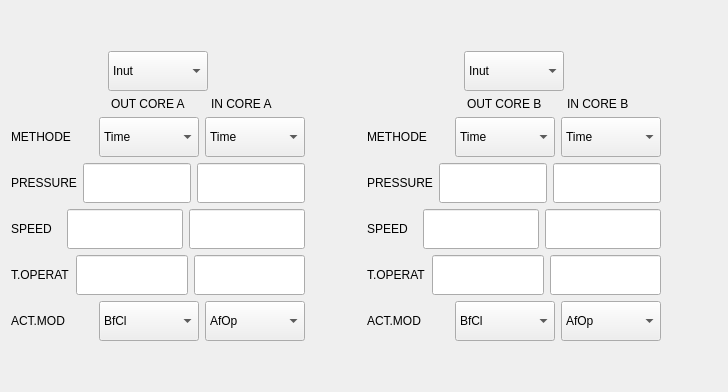
              <widget class="QWidget" name="tab_16">
               <attribute name="title">
                <string>Core</string>
               </attribute>
               <layout class="QVBoxLayout" name="verticalLayout_39">
                <item>
                 <spacer name="verticalSpacer_24">
                  <property name="orientation">
                   <enum>Qt::Vertical</enum>
                  </property>
                  <property name="sizeHint" stdset="0">
                   <size>
                    <width>20</width>
                    <height>40</height>
                   </size>
                  </property>
                 </spacer>
                </item>
                <item>
                 <layout class="QHBoxLayout" name="horizontalLayout_59">
                  <item>
                   <layout class="QVBoxLayout" name="verticalLayout_36">
                    <item>
                     <layout class="QHBoxLayout" name="horizontalLayout_64">
                      <item>
                       <widget class="QLabel" name="label_53">
                        <property name="minimumSize">
                         <size>
                          <width>50</width>
                          <height>0</height>
                         </size>
                        </property>
                        <property name="text">
                         <string/>
                        </property>
                       </widget>
                      </item>
                      <item>
                       <widget class="QComboBox" name="comboBox_10">
                        <property name="minimumSize">
                         <size>
                          <width>100</width>
                          <height>40</height>
                         </size>
                        </property>
                        <property name="toolTip">
                         <string>Com Accl</string>
                        </property>
                        <property name="sizeAdjustPolicy">
                         <enum>QComboBox::AdjustToContentsOnFirstShow</enum>
                        </property>
                        <item>
                         <property name="text">
                          <string>Inut</string>
                         </property>
                        </item>
                        <item>
                         <property name="text">
                          <string>Core</string>
                         </property>
                        </item>
                       </widget>
                      </item>
                      <item>
                       <widget class="QLabel" name="label_52">
                        <property name="minimumSize">
                         <size>
                          <width>50</width>
                          <height>0</height>
                         </size>
                        </property>
                        <property name="text">
                         <string/>
                        </property>
                       </widget>
                      </item>
                     </layout>
                    </item>
                    <item>
                     <layout class="QHBoxLayout" name="horizontalLayout_68">
                      <item>
                       <widget class="QLabel" name="label_60">
                        <property name="minimumSize">
                         <size>
                          <width>50</width>
                          <height>0</height>
                         </size>
                        </property>
                        <property name="text">
                         <string/>
                        </property>
                       </widget>
                      </item>
                      <item>
                       <widget class="QLabel" name="label_59">
                        <property name="minimumSize">
                         <size>
                          <width>70</width>
                          <height>0</height>
                         </size>
                        </property>
                        <property name="text">
                         <string>OUT CORE A</string>
                        </property>
                       </widget>
                      </item>
                      <item>
                       <widget class="QLabel" name="label_58">
                        <property name="minimumSize">
                         <size>
                          <width>70</width>
                          <height>0</height>
                         </size>
                        </property>
                        <property name="text">
                         <string>IN CORE A</string>
                        </property>
                       </widget>
                      </item>
                     </layout>
                    </item>
                    <item>
                     <layout class="QHBoxLayout" name="horizontalLayout_75">
                      <item>
                       <widget class="QLabel" name="label_61">
                        <property name="minimumSize">
                         <size>
                          <width>50</width>
                          <height>0</height>
                         </size>
                        </property>
                        <property name="text">
                         <string>METHODE</string>
                        </property>
                       </widget>
                      </item>
                      <item>
                       <widget class="QComboBox" name="comboBox_16">
                        <property name="minimumSize">
                         <size>
                          <width>100</width>
                          <height>40</height>
                         </size>
                        </property>
                        <property name="toolTip">
                         <string>Com Accl</string>
                        </property>
                        <property name="sizeAdjustPolicy">
                         <enum>QComboBox::AdjustToContentsOnFirstShow</enum>
                        </property>
                        <item>
                         <property name="text">
                          <string>Time</string>
                         </property>
                        </item>
                        <item>
                         <property name="text">
                          <string>Limit</string>
                         </property>
                        </item>
                       </widget>
                      </item>
                      <item>
                       <widget class="QComboBox" name="comboBox_17">
                        <property name="minimumSize">
                         <size>
                          <width>100</width>
                          <height>40</height>
                         </size>
                        </property>
                        <property name="toolTip">
                         <string>Com Accl</string>
                        </property>
                        <property name="sizeAdjustPolicy">
                         <enum>QComboBox::AdjustToContentsOnFirstShow</enum>
                        </property>
                        <item>
                         <property name="text">
                          <string>Time</string>
                         </property>
                        </item>
                        <item>
                         <property name="text">
                          <string>Limit</string>
                         </property>
                        </item>
                       </widget>
                      </item>
                     </layout>
                    </item>
                    <item>
                     <layout class="QHBoxLayout" name="horizontalLayout_65">
                      <item>
                       <widget class="QLabel" name="label_55">
                        <property name="minimumSize">
                         <size>
                          <width>50</width>
                          <height>0</height>
                         </size>
                        </property>
                        <property name="text">
                         <string>PRESSURE</string>
                        </property>
                       </widget>
                      </item>
                      <item>
                       <widget class="QLineEdit" name="lineEdit_230">
                        <property name="minimumSize">
                         <size>
                          <width>40</width>
                          <height>40</height>
                         </size>
                        </property>
                        <property name="alignment">
                         <set>Qt::AlignCenter</set>
                        </property>
                        <property name="placeholderText">
                         <string/>
                        </property>
                       </widget>
                      </item>
                      <item>
                       <widget class="QLineEdit" name="lineEdit_235">
                        <property name="minimumSize">
                         <size>
                          <width>40</width>
                          <height>40</height>
                         </size>
                        </property>
                        <property name="alignment">
                         <set>Qt::AlignCenter</set>
                        </property>
                        <property name="placeholderText">
                         <string/>
                        </property>
                       </widget>
                      </item>
                     </layout>
                    </item>
                    <item>
                     <layout class="QHBoxLayout" name="horizontalLayout_67">
                      <item>
                       <widget class="QLabel" name="label_57">
                        <property name="minimumSize">
                         <size>
                          <width>50</width>
                          <height>0</height>
                         </size>
                        </property>
                        <property name="text">
                         <string>SPEED</string>
                        </property>
                       </widget>
                      </item>
                      <item>
                       <widget class="QLineEdit" name="lineEdit_231">
                        <property name="minimumSize">
                         <size>
                          <width>40</width>
                          <height>40</height>
                         </size>
                        </property>
                        <property name="alignment">
                         <set>Qt::AlignCenter</set>
                        </property>
                        <property name="placeholderText">
                         <string/>
                        </property>
                       </widget>
                      </item>
                      <item>
                       <widget class="QLineEdit" name="lineEdit_233">
                        <property name="minimumSize">
                         <size>
                          <width>40</width>
                          <height>40</height>
                         </size>
                        </property>
                        <property name="alignment">
                         <set>Qt::AlignCenter</set>
                        </property>
                        <property name="placeholderText">
                         <string/>
                        </property>
                       </widget>
                      </item>
                     </layout>
                    </item>
                    <item>
                     <layout class="QHBoxLayout" name="horizontalLayout_66">
                      <item>
                       <widget class="QLabel" name="label_56">
                        <property name="minimumSize">
                         <size>
                          <width>50</width>
                          <height>0</height>
                         </size>
                        </property>
                        <property name="text">
                         <string>T.OPERAT</string>
                        </property>
                       </widget>
                      </item>
                      <item>
                       <widget class="QLineEdit" name="lineEdit_232">
                        <property name="minimumSize">
                         <size>
                          <width>40</width>
                          <height>40</height>
                         </size>
                        </property>
                        <property name="alignment">
                         <set>Qt::AlignCenter</set>
                        </property>
                        <property name="placeholderText">
                         <string/>
                        </property>
                       </widget>
                      </item>
                      <item>
                       <widget class="QLineEdit" name="lineEdit_234">
                        <property name="minimumSize">
                         <size>
                          <width>40</width>
                          <height>40</height>
                         </size>
                        </property>
                        <property name="alignment">
                         <set>Qt::AlignCenter</set>
                        </property>
                        <property name="placeholderText">
                         <string/>
                        </property>
                       </widget>
                      </item>
                     </layout>
                    </item>
                    <item>
                     <layout class="QHBoxLayout" name="horizontalLayout_69">
                      <item>
                       <widget class="QLabel" name="label_54">
                        <property name="minimumSize">
                         <size>
                          <width>50</width>
                          <height>0</height>
                         </size>
                        </property>
                        <property name="text">
                         <string>ACT.MOD</string>
                        </property>
                       </widget>
                      </item>
                      <item>
                       <widget class="QComboBox" name="comboBox_11">
                        <property name="minimumSize">
                         <size>
                          <width>100</width>
                          <height>40</height>
                         </size>
                        </property>
                        <property name="toolTip">
                         <string>Com Accl</string>
                        </property>
                        <property name="sizeAdjustPolicy">
                         <enum>QComboBox::AdjustToContentsOnFirstShow</enum>
                        </property>
                        <item>
                         <property name="text">
                          <string>BfCl</string>
                         </property>
                        </item>
                        <item>
                         <property name="text">
                          <string>AfCl</string>
                         </property>
                        </item>
                       </widget>
                      </item>
                      <item>
                       <widget class="QComboBox" name="comboBox_12">
                        <property name="minimumSize">
                         <size>
                          <width>100</width>
                          <height>40</height>
                         </size>
                        </property>
                        <property name="toolTip">
                         <string>Com Accl</string>
                        </property>
                        <property name="sizeAdjustPolicy">
                         <enum>QComboBox::AdjustToContentsOnFirstShow</enum>
                        </property>
                        <item>
                         <property name="text">
                          <string>AfOp</string>
                         </property>
                        </item>
                        <item>
                         <property name="text">
                          <string>BfOp</string>
                         </property>
                        </item>
                       </widget>
                      </item>
                     </layout>
                    </item>
                   </layout>
                  </item>
                  <item>
                   <widget class="QLabel" name="label_96">
                    <property name="minimumSize">
                     <size>
                      <width>50</width>
                      <height>0</height>
                     </size>
                    </property>
                    <property name="text">
                     <string/>
                    </property>
                   </widget>
                  </item>
                  <item>
                   <layout class="QVBoxLayout" name="verticalLayout_37">
                    <item>
                     <layout class="QHBoxLayout" name="horizontalLayout_70">
                      <item>
                       <widget class="QLabel" name="label_62">
                        <property name="minimumSize">
                         <size>
                          <width>50</width>
                          <height>0</height>
                         </size>
                        </property>
                        <property name="text">
                         <string/>
                        </property>
                       </widget>
                      </item>
                      <item>
                       <widget class="QComboBox" name="comboBox_13">
                        <property name="minimumSize">
                         <size>
                          <width>100</width>
                          <height>40</height>
                         </size>
                        </property>
                        <property name="toolTip">
                         <string>Com Accl</string>
                        </property>
                        <property name="sizeAdjustPolicy">
                         <enum>QComboBox::AdjustToContentsOnFirstShow</enum>
                        </property>
                        <item>
                         <property name="text">
                          <string>Inut</string>
                         </property>
                        </item>
                        <item>
                         <property name="text">
                          <string>Core</string>
                         </property>
                        </item>
                       </widget>
                      </item>
                      <item>
                       <widget class="QLabel" name="label_63">
                        <property name="minimumSize">
                         <size>
                          <width>50</width>
                          <height>0</height>
                         </size>
                        </property>
                        <property name="text">
                         <string/>
                        </property>
                       </widget>
                      </item>
                     </layout>
                    </item>
                    <item>
                     <layout class="QHBoxLayout" name="horizontalLayout_71">
                      <item>
                       <widget class="QLabel" name="label_64">
                        <property name="minimumSize">
                         <size>
                          <width>50</width>
                          <height>0</height>
                         </size>
                        </property>
                        <property name="text">
                         <string/>
                        </property>
                       </widget>
                      </item>
                      <item>
                       <widget class="QLabel" name="label_65">
                        <property name="minimumSize">
                         <size>
                          <width>70</width>
                          <height>0</height>
                         </size>
                        </property>
                        <property name="text">
                         <string>OUT CORE B</string>
                        </property>
                       </widget>
                      </item>
                      <item>
                       <widget class="QLabel" name="label_66">
                        <property name="minimumSize">
                         <size>
                          <width>70</width>
                          <height>0</height>
                         </size>
                        </property>
                        <property name="text">
                         <string>IN CORE B</string>
                        </property>
                       </widget>
                      </item>
                     </layout>
                    </item>
                    <item>
                     <layout class="QHBoxLayout" name="horizontalLayout_76">
                      <item>
                       <widget class="QLabel" name="label_67">
                        <property name="minimumSize">
                         <size>
                          <width>50</width>
                          <height>0</height>
                         </size>
                        </property>
                        <property name="text">
                         <string>METHODE</string>
                        </property>
                       </widget>
                      </item>
                      <item>
                       <widget class="QComboBox" name="comboBox_18">
                        <property name="minimumSize">
                         <size>
                          <width>100</width>
                          <height>40</height>
                         </size>
                        </property>
                        <property name="toolTip">
                         <string>Com Accl</string>
                        </property>
                        <property name="sizeAdjustPolicy">
                         <enum>QComboBox::AdjustToContentsOnFirstShow</enum>
                        </property>
                        <item>
                         <property name="text">
                          <string>Time</string>
                         </property>
                        </item>
                        <item>
                         <property name="text">
                          <string>Limit</string>
                         </property>
                        </item>
                       </widget>
                      </item>
                      <item>
                       <widget class="QComboBox" name="comboBox_19">
                        <property name="minimumSize">
                         <size>
                          <width>100</width>
                          <height>40</height>
                         </size>
                        </property>
                        <property name="toolTip">
                         <string>Com Accl</string>
                        </property>
                        <property name="sizeAdjustPolicy">
                         <enum>QComboBox::AdjustToContentsOnFirstShow</enum>
                        </property>
                        <item>
                         <property name="text">
                          <string>Time</string>
                         </property>
                        </item>
                        <item>
                         <property name="text">
                          <string>Limit</string>
                         </property>
                        </item>
                       </widget>
                      </item>
                     </layout>
                    </item>
                    <item>
                     <layout class="QHBoxLayout" name="horizontalLayout_72">
                      <item>
                       <widget class="QLabel" name="label_68">
                        <property name="minimumSize">
                         <size>
                          <width>50</width>
                          <height>0</height>
                         </size>
                        </property>
                        <property name="text">
                         <string>PRESSURE</string>
                        </property>
                       </widget>
                      </item>
                      <item>
                       <widget class="QLineEdit" name="lineEdit_236">
                        <property name="minimumSize">
                         <size>
                          <width>40</width>
                          <height>40</height>
                         </size>
                        </property>
                        <property name="alignment">
                         <set>Qt::AlignCenter</set>
                        </property>
                        <property name="placeholderText">
                         <string/>
                        </property>
                       </widget>
                      </item>
                      <item>
                       <widget class="QLineEdit" name="lineEdit_237">
                        <property name="minimumSize">
                         <size>
                          <width>40</width>
                          <height>40</height>
                         </size>
                        </property>
                        <property name="alignment">
                         <set>Qt::AlignCenter</set>
                        </property>
                        <property name="placeholderText">
                         <string/>
                        </property>
                       </widget>
                      </item>
                     </layout>
                    </item>
                    <item>
                     <layout class="QHBoxLayout" name="horizontalLayout_73">
                      <item>
                       <widget class="QLabel" name="label_69">
                        <property name="minimumSize">
                         <size>
                          <width>50</width>
                          <height>0</height>
                         </size>
                        </property>
                        <property name="text">
                         <string>SPEED</string>
                        </property>
                       </widget>
                      </item>
                      <item>
                       <widget class="QLineEdit" name="lineEdit_238">
                        <property name="minimumSize">
                         <size>
                          <width>40</width>
                          <height>40</height>
                         </size>
                        </property>
                        <property name="alignment">
                         <set>Qt::AlignCenter</set>
                        </property>
                        <property name="placeholderText">
                         <string/>
                        </property>
                       </widget>
                      </item>
                      <item>
                       <widget class="QLineEdit" name="lineEdit_239">
                        <property name="minimumSize">
                         <size>
                          <width>40</width>
                          <height>40</height>
                         </size>
                        </property>
                        <property name="alignment">
                         <set>Qt::AlignCenter</set>
                        </property>
                        <property name="placeholderText">
                         <string/>
                        </property>
                       </widget>
                      </item>
                     </layout>
                    </item>
                    <item>
                     <layout class="QHBoxLayout" name="horizontalLayout_74">
                      <item>
                       <widget class="QLabel" name="label_71">
                        <property name="minimumSize">
                         <size>
                          <width>50</width>
                          <height>0</height>
                         </size>
                        </property>
                        <property name="text">
                         <string>T.OPERAT</string>
                        </property>
                       </widget>
                      </item>
                      <item>
                       <widget class="QLineEdit" name="lineEdit_240">
                        <property name="minimumSize">
                         <size>
                          <width>40</width>
                          <height>40</height>
                         </size>
                        </property>
                        <property name="alignment">
                         <set>Qt::AlignCenter</set>
                        </property>
                        <property name="placeholderText">
                         <string/>
                        </property>
                       </widget>
                      </item>
                      <item>
                       <widget class="QLineEdit" name="lineEdit_241">
                        <property name="minimumSize">
                         <size>
                          <width>40</width>
                          <height>40</height>
                         </size>
                        </property>
                        <property name="alignment">
                         <set>Qt::AlignCenter</set>
                        </property>
                        <property name="placeholderText">
                         <string/>
                        </property>
                       </widget>
                      </item>
                     </layout>
                    </item>
                    <item>
                     <layout class="QHBoxLayout" name="horizontalLayout_77">
                      <item>
                       <widget class="QLabel" name="label_72">
                        <property name="minimumSize">
                         <size>
                          <width>50</width>
                          <height>0</height>
                         </size>
                        </property>
                        <property name="text">
                         <string>ACT.MOD</string>
                        </property>
                       </widget>
                      </item>
                      <item>
                       <widget class="QComboBox" name="comboBox_14">
                        <property name="minimumSize">
                         <size>
                          <width>100</width>
                          <height>40</height>
                         </size>
                        </property>
                        <property name="toolTip">
                         <string>Com Accl</string>
                        </property>
                        <property name="sizeAdjustPolicy">
                         <enum>QComboBox::AdjustToContentsOnFirstShow</enum>
                        </property>
                        <item>
                         <property name="text">
                          <string>BfCl</string>
                         </property>
                        </item>
                        <item>
                         <property name="text">
                          <string>AfCl</string>
                         </property>
                        </item>
                       </widget>
                      </item>
                      <item>
                       <widget class="QComboBox" name="comboBox_15">
                        <property name="minimumSize">
                         <size>
                          <width>100</width>
                          <height>40</height>
                         </size>
                        </property>
                        <property name="toolTip">
                         <string>Com Accl</string>
                        </property>
                        <property name="sizeAdjustPolicy">
                         <enum>QComboBox::AdjustToContentsOnFirstShow</enum>
                        </property>
                        <item>
                         <property name="text">
                          <string>AfOp</string>
                         </property>
                        </item>
                        <item>
                         <property name="text">
                          <string>BfOp</string>
                         </property>
                        </item>
                       </widget>
                      </item>
                     </layout>
                    </item>
                   </layout>
                  </item>
                  <item>
                   <widget class="QLabel" name="label_70">
                    <property name="minimumSize">
                     <size>
                      <width>50</width>
                      <height>0</height>
                     </size>
                    </property>
                    <property name="text">
                     <string/>
                    </property>
                   </widget>
                  </item>
                 </layout>
                </item>
                <item>
                 <spacer name="verticalSpacer_25">
                  <property name="orientation">
                   <enum>Qt::Vertical</enum>
                  </property>
                  <property name="sizeHint" stdset="0">
                   <size>
                    <width>20</width>
                    <height>40</height>
                   </size>
                  </property>
                 </spacer>
                </item>
               </layout>
              </widget>
